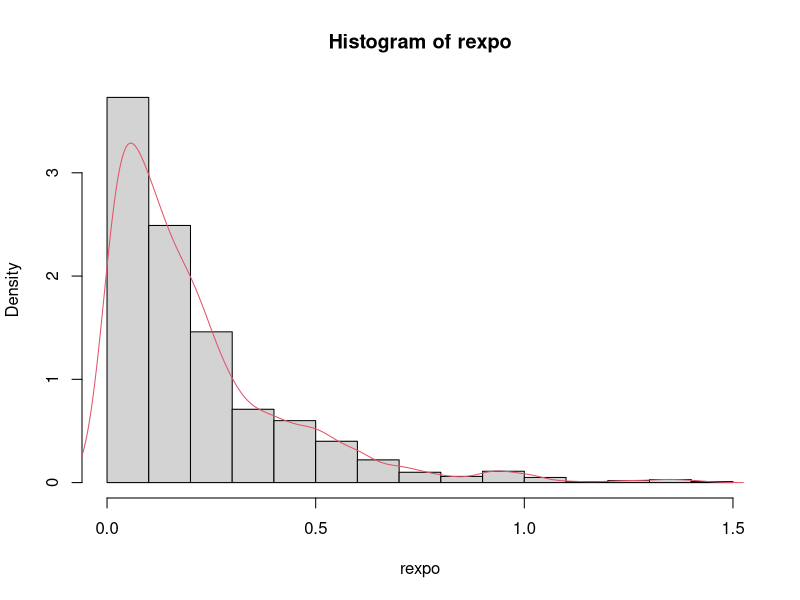
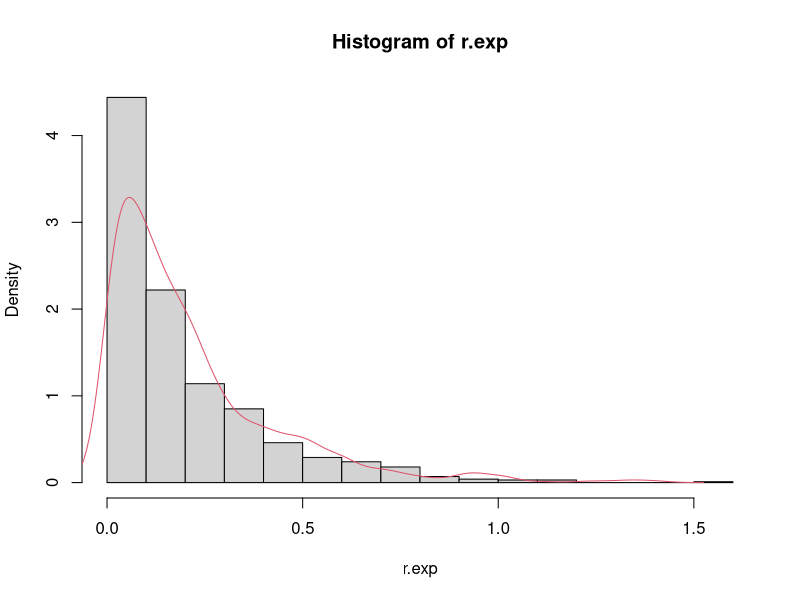
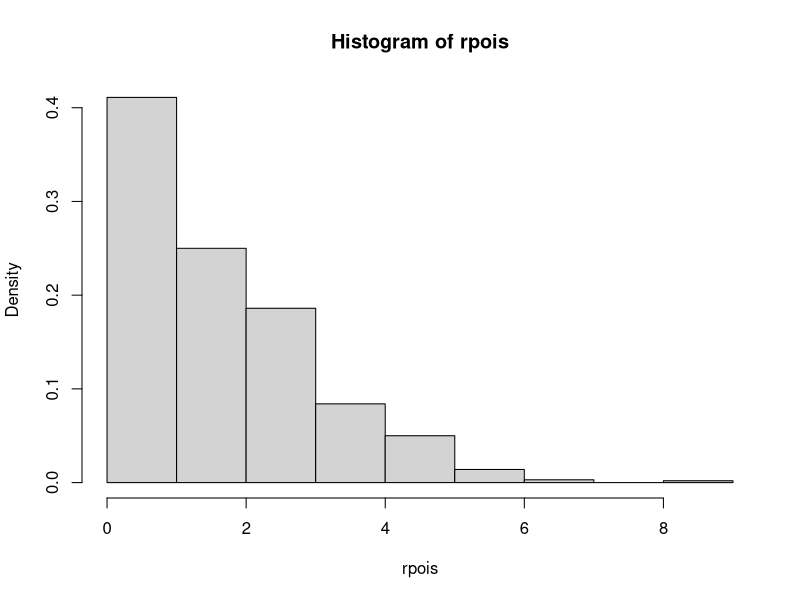
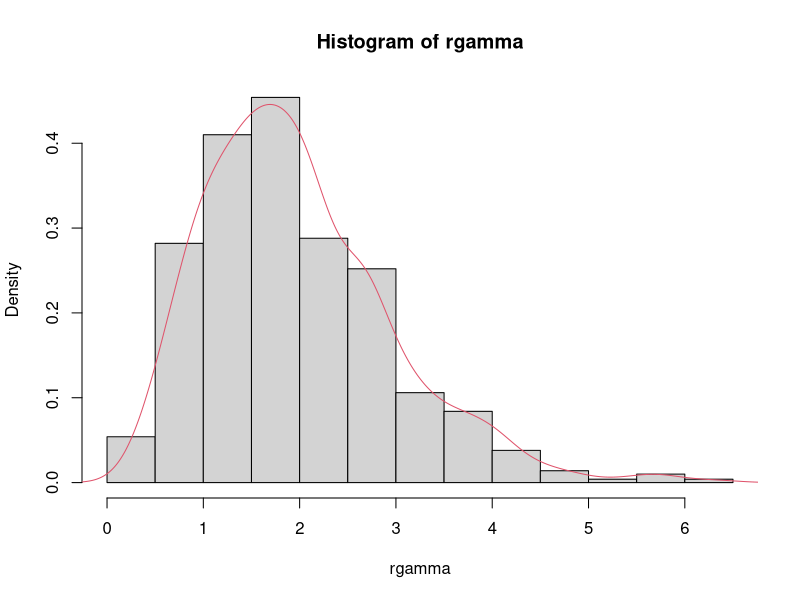
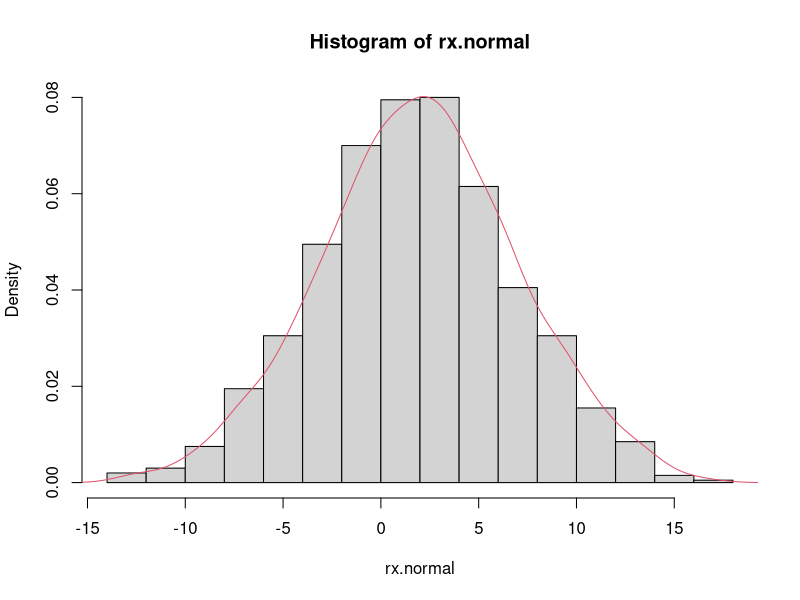
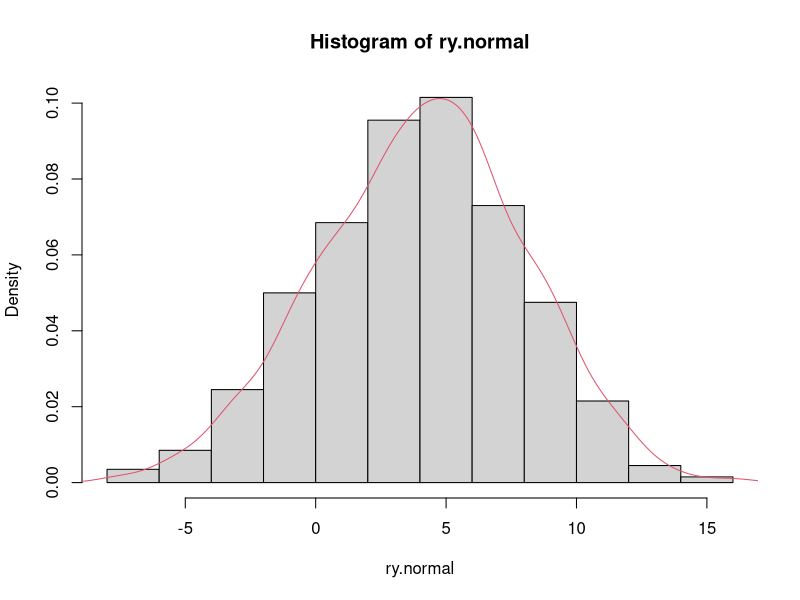

The R script that drew these images, in order:
## ---- chunk 1
theta <- 5
u <- runif(1000)
rexpo <- log(1 - u)/(-theta)
1/mean(rexpo)

hist(rexpo, freq = FALSE)
lines(density(rexpo), col = 2)
## ---- chunk 2
theta <- 5
x.grid <- seq(0, 100, by=0.01)
p.exp <- theta * exp(-theta * x.grid)
r.exp <- sample(x.grid, 1000, prob = p.exp, replace = T)
1/mean(r.exp)

hist(r.exp, freq = FALSE)
lines(density(rexpo), col = 2)
## ---- chunk 3
p.poisson <-function(theta, x.grid){
  N <- length(x.grid)
  res <- rep(NA, N)
  for(k in 1:N){
    P1 <- exp(-theta) * theta^(x.grid[k])
    P2 <- factorial(x.grid[k])
    res[k] <- P1/P2
  }
  return(res)
}

theta <- 2
x.grid <- seq(0, 100, by = 1)
f.x <- p.poisson(theta, x.grid)
p.x <- f.x/sum(f.x)
sum(p.x)

rpois <- sample(x.grid, 1000, prob=p.x, replace = T)
mean(rpois)
var(rpois)

hist(rpois, freq = FALSE)
## ---- chunk 4
p.gamma <- function(a, b, x.grid){
  N <-length(x.grid)
  res <- rep(NA, N)
  for(k in 1:N){
    P1 <- (b^a)/gamma(a)
    P2 <- x.grid[k]^(a - 1)
    P3 <- exp(-b * x.grid[k])
    res[k] <- P1*P2*P3
  }
  return(res)
}

alpha <- 4
beta <- 2
x.grid <- seq(0, 100, by = 0.1)
f.x <- p.gamma(alpha, beta, x.grid)
p.x <- f.x / sum(f.x)

rgamma <- sample(x.grid, 1000, prob = p.x, replace = T)
mean(rgamma)
var(rgamma)

hist(rgamma, freq = F)
lines(density(rgamma), col = 2)
## ---- chunk 5
p.normal2 <- function(mu, Sigma, x, y){
  P1  <- 1/(2 * pi)
  P2  <- 1/sqrt(det(Sigma))
  P3a <- t((c(x, y) - mu)) %*% solve(Sigma) %*% (c(x, y) - mu)
  P3  <- exp((-1/2) * P3a)
  res <- P1 * P2 * P3
  return(res)
}

grilla <- function(a, b){
  A <- seq(1:length(a))
  unoA <- rep(1, length(A))
  B <- seq(1:length(b))
  unoB <- rep(1, length(B))
  P1 <- kronecker(A, unoB)
  P2 <- kronecker(unoA, B)
  grid <- cbind(a[P1], b[P2])
  return(grid)
}

mu1 <- c(2, 4)
Sigma1 <- matrix(c(25, 10, 10, 16), nrow=2)

x.grid <- seq(mu1[1] - 3 * sqrt(Sigma1[1, 1]),
              mu1[1] + 3 * sqrt(Sigma1[1, 1]),
              by = 0.5)
y.grid <- seq(mu1[2] - 3 * sqrt(Sigma1[2, 2]),
              mu1[2] + 3 * sqrt(Sigma1[2, 2]),
              by = 0.5)
xy.grid <- grilla(x.grid, y.grid)
N.grid <- dim(xy.grid)[1]

f.xy <- rep(NA, N.grid)
for(j in 1:N.grid){
  f.xy[j] <- p.normal2(mu1, Sigma1, 
                       xy.grid[j, 1], 
                       xy.grid[j, 2])
}

p.xy <- as.vector(f.xy/sum(f.xy))
sum(p.xy)

rnormal2 <- sample(N.grid, 1000, prob = p.xy, replace = T)
rxy.normal2 <- xy.grid[rnormal2, ]
rx.normal <- rxy.normal2[, 1]
ry.normal <- rxy.normal2[, 2]

colMeans(rxy.normal2)
var(rxy.normal2)

hist(rx.normal, freq = F)
lines(density(rx.normal), col = 2)
hist(ry.normal, freq = F)
lines(density(ry.normal), col = 2)
